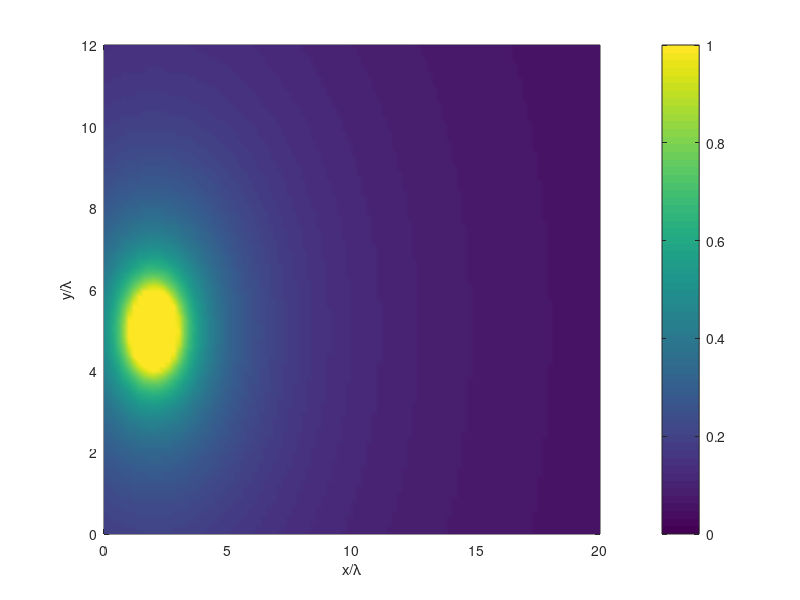
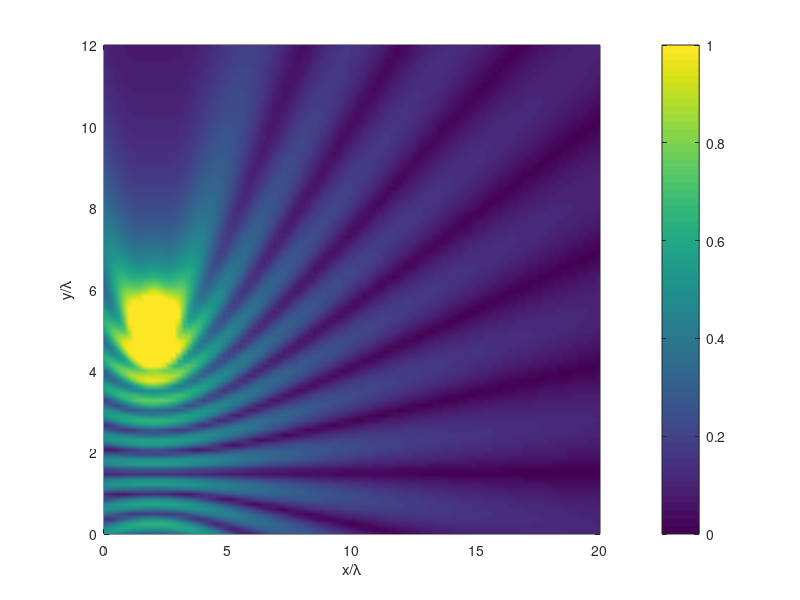

Reproduce these figures in MATLAB, in order.
close all
clear
clc
%% 6a
x = linspace(0,20);
z = linspace(0,12);
[X, Z] = meshgrid(x,z);
k  = 2*pi;

R = sqrt((X - 2).^2 + (Z - 5).^2);
r = 29;
f = exp(-1j*k.*R)./R;
magF = abs(f);

figure 
pcolor(X, Z, magF);
caxis([0,1])
xlabel('x/\lambda')
ylabel('y/\lambda')
shading interp 
colorbar
%% 6c
R1 = sqrt((X - 2).^2 + (Z + 2).^2);
f1 = exp(-1j*k.*R1)./R1;
magF = abs(f-f1);

figure 
pcolor(X,Z,magF);
caxis([0,1])
xlabel('x/\lambda')
ylabel('y/\lambda')
shading interp 
colorbar